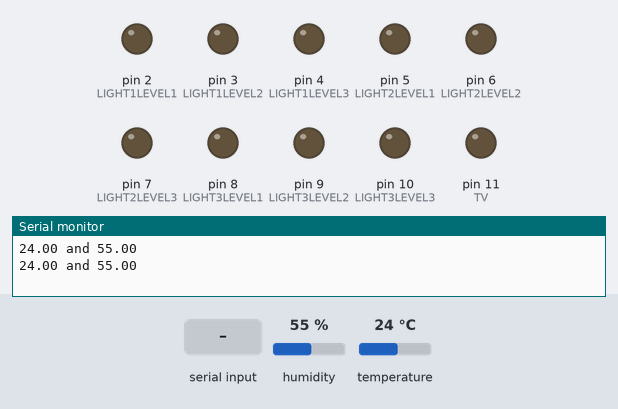
This sketch was run on a simulated Arduino Uno, built with avr-gcc and run on an emulated ATmega328P. On the bench: output pins drawn as LEDs (lit = HIGH), the last lines printed to the serial monitor. Wiring (inferred from the names in the program): DHT11 sensor: data pin 12. Inputs (shaded band) come from the test bench; at power-on: humidity 55 %, temperature 24 °C. Pins used as bus, display or sensor lines are not drawn.

Above: at 1.2 s.
1.3 s: "1\n" received over Serial
At 3.0 s:
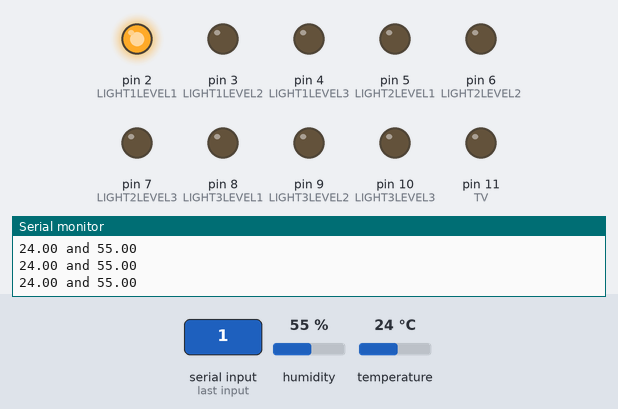
5.4 s: "2\n" received over Serial
At 7.4 s:
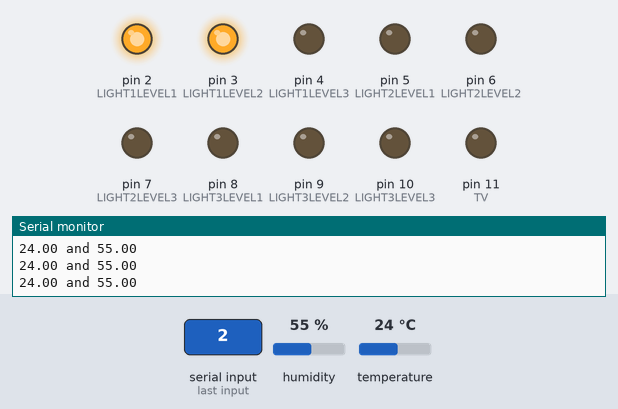
9.5 s: "3\n" received over Serial
At 10.5 s:
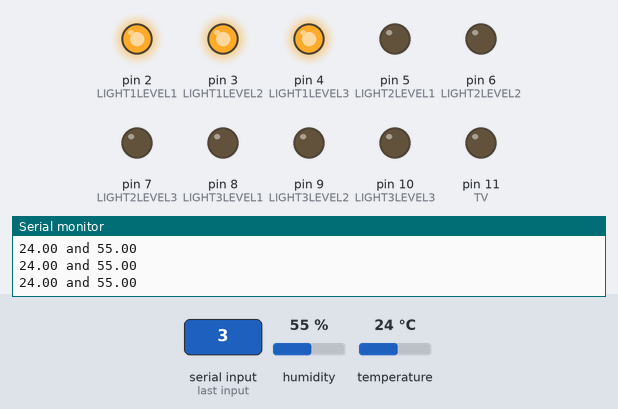
13.6 s: "5\n" received over Serial
At 14.9 s:
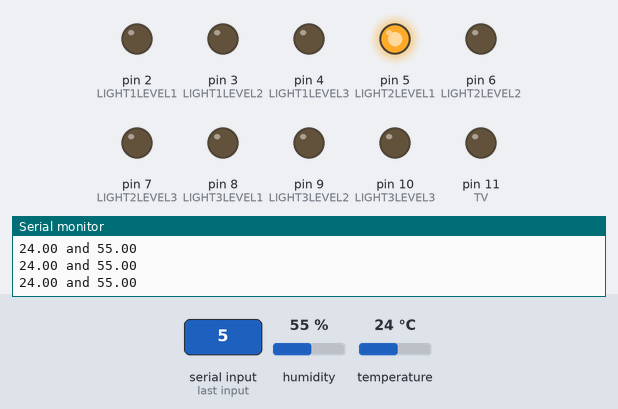
15.7 s: "1\n" received over Serial
At 17.0 s:
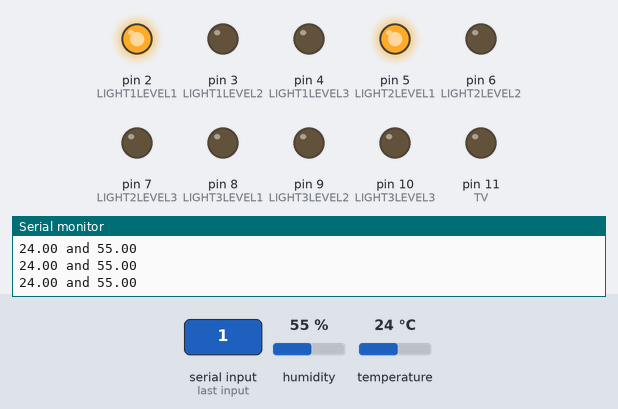
19.2 s: "4\n" received over Serial
At 20.1 s:
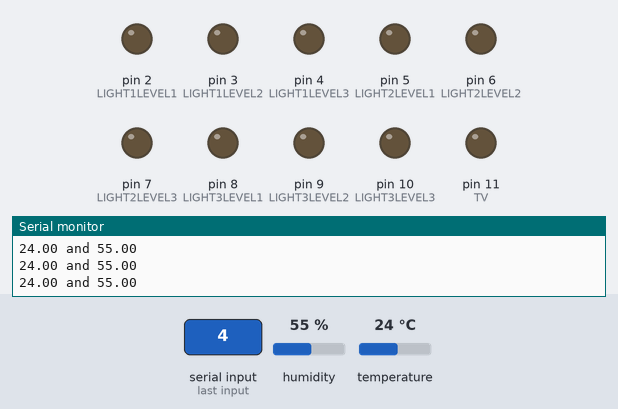
Timing chart, 0 to 22.2 s (numbered marks = the images above; inputs shaded):
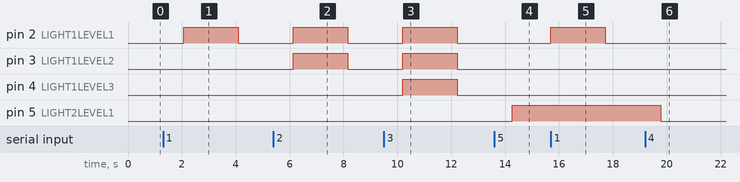

The sketch:

HomeMatic.ino
```cpp
  #include "dht.h"

dht DHT;
int curVal;

#define LIGHT1LEVEL1 2
#define LIGHT1LEVEL2 3
#define LIGHT1LEVEL3 4

#define LIGHT2LEVEL1 5
#define LIGHT2LEVEL2 6
#define LIGHT2LEVEL3 7

#define LIGHT3LEVEL1 8
#define LIGHT3LEVEL2 9
#define LIGHT3LEVEL3 10

#define TV 11

#define DHTPIN 12

void setup(){
  Serial.begin(9600);
  pinMode(LIGHT1LEVEL1,OUTPUT);
  pinMode(LIGHT1LEVEL2,OUTPUT);
  pinMode(LIGHT1LEVEL3,OUTPUT);

  pinMode(LIGHT2LEVEL1,OUTPUT);
  pinMode(LIGHT2LEVEL2,OUTPUT);
  pinMode(LIGHT2LEVEL3,OUTPUT);

  pinMode(LIGHT3LEVEL1,OUTPUT);
  pinMode(LIGHT3LEVEL2,OUTPUT);
  pinMode(LIGHT3LEVEL3,OUTPUT);

  pinMode(TV,OUTPUT);
  pinMode(DHTPIN,OUTPUT);

}

void loop()
{
  int chk = DHT.read11(DHTPIN);
  Serial.print(DHT.temperature);
  Serial.print(" and ");
  Serial.println(DHT.humidity);
  if (Serial.available() > 0)
  {
    curVal = Serial.parseInt();
  }
	switch (curVal)
	{
		case 0: digitalWrite(LIGHT1LEVEL1, LOW); // LIGHT 1 OFF
				digitalWrite(LIGHT1LEVEL2, LOW);
				digitalWrite(LIGHT1LEVEL3, LOW);
				break;
		case 1: digitalWrite(LIGHT1LEVEL1, HIGH); // LIGHT 1 LEVEL 1
        digitalWrite(LIGHT1LEVEL2, LOW);
        digitalWrite(LIGHT1LEVEL3, LOW);
				break;
		case 2: digitalWrite(LIGHT1LEVEL1, HIGH); // LIGHT 1 LEVEL 2
        digitalWrite(LIGHT1LEVEL2, HIGH);
        digitalWrite(LIGHT1LEVEL3, LOW);
				break;
		case 3:  digitalWrite(LIGHT1LEVEL1, HIGH); // LIGHT 1 LEVEL 3
        digitalWrite(LIGHT1LEVEL2, HIGH);
        digitalWrite(LIGHT1LEVEL3, HIGH);
				break;
		case 4: digitalWrite(LIGHT2LEVEL1, LOW); // LIGHT 2 OFF
				digitalWrite(LIGHT2LEVEL2, LOW);
				digitalWrite(LIGHT2LEVEL3, LOW);
				break;
		case 5: digitalWrite(LIGHT2LEVEL1, HIGH); // LIGHT 2 LEVEL 1
				digitalWrite(LIGHT2LEVEL2, LOW);
				digitalWrite(LIGHT2LEVEL3, LOW);
				break;
		case 6: digitalWrite(LIGHT2LEVEL1, HIGH); // LIGHT 2 LEVEL 2
        digitalWrite(LIGHT2LEVEL2, HIGH);
        digitalWrite(LIGHT2LEVEL3, LOW);
				break;
		case 7: digitalWrite(LIGHT2LEVEL1, HIGH); // LIGHT 2 LEVEL 3
        digitalWrite(LIGHT2LEVEL2, HIGH);
        digitalWrite(LIGHT2LEVEL3, HIGH);
				break;
		case 8: digitalWrite(LIGHT3LEVEL1, LOW); // ALL LIGHT 3 LOW
        digitalWrite(LIGHT3LEVEL2, LOW);
        digitalWrite(LIGHT3LEVEL3, LOW);;
				break;
		case 9: digitalWrite(LIGHT3LEVEL1, HIGH); // LIGHT 3 LEVEL 1
				digitalWrite(LIGHT3LEVEL2, LOW);
				digitalWrite(LIGHT3LEVEL3, LOW);
				break;
		case 10: digitalWrite(LIGHT3LEVEL1, HIGH); // LIGHT 3 LEVEL 2
				digitalWrite(LIGHT3LEVEL2, HIGH);
				digitalWrite(LIGHT3LEVEL3, LOW);
				break;
		case 11: digitalWrite(LIGHT3LEVEL1, HIGH); // LIGHT 3 LEVEL 3
				digitalWrite(LIGHT3LEVEL2, HIGH);
				digitalWrite(LIGHT3LEVEL3, HIGH);
				break;
		case 12: digitalWrite(TV, HIGH); // TV HIGH
				 break;
		case 13: digitalWrite(TV, LOW);  // TV LOW
	}

  delay(1000);


}
```

dht.cpp
```cpp
//
//    FILE: dht.cpp
//  AUTHOR: Rob Tillaart
// VERSION: 0.1.14
// PURPOSE: DHT Temperature & Humidity Sensor library for Arduino
//     URL: http://arduino.cc/playground/Main/DHTLib
//
// HISTORY:
// 0.1.14 replace digital read with faster (~3x) code => more robust low MHz machines.
// 0.1.13 fix negative temperature
// 0.1.12 support DHT33 and DHT44 initial version
// 0.1.11 renamed DHTLIB_TIMEOUT
// 0.1.10 optimized faster WAKEUP + TIMEOUT
// 0.1.09 optimize size: timeout check + use of mask
// 0.1.08 added formula for timeout based upon clockspeed
// 0.1.07 added support for DHT21
// 0.1.06 minimize footprint (2012-12-27)
// 0.1.05 fixed negative temperature bug (thanks to Roseman)
// 0.1.04 improved readability of code using DHTLIB_OK in code
// 0.1.03 added error values for temp and humidity when read failed
// 0.1.02 added error codes
// 0.1.01 added support for Arduino 1.0, fixed typos (31/12/2011)
// 0.1.00 by Rob Tillaart (01/04/2011)
//
// inspired by DHT11 library
//
// Released to the public domain
//

#include "dht.h"

/////////////////////////////////////////////////////
//
// PUBLIC
//

// return values:
// DHTLIB_OK
// DHTLIB_ERROR_CHECKSUM
// DHTLIB_ERROR_TIMEOUT
int dht::read11(uint8_t pin)
{
    // READ VALUES
    int rv = _readSensor(pin, DHTLIB_DHT11_WAKEUP);
    if (rv != DHTLIB_OK)
    {
        humidity    = DHTLIB_INVALID_VALUE; // invalid value, or is NaN prefered?
        temperature = DHTLIB_INVALID_VALUE; // invalid value
        return rv;
    }

    // CONVERT AND STORE
    humidity    = bits[0];  // bits[1] == 0;
    temperature = bits[2];  // bits[3] == 0;

    // TEST CHECKSUM
    // bits[1] && bits[3] both 0
    uint8_t sum = bits[0] + bits[2];
    if (bits[4] != sum) return DHTLIB_ERROR_CHECKSUM;

    return DHTLIB_OK;
}


// return values:
// DHTLIB_OK
// DHTLIB_ERROR_CHECKSUM
// DHTLIB_ERROR_TIMEOUT
int dht::read(uint8_t pin)
{
    // READ VALUES
    int rv = _readSensor(pin, DHTLIB_DHT_WAKEUP);
    if (rv != DHTLIB_OK)
    {
        humidity    = DHTLIB_INVALID_VALUE;  // invalid value, or is NaN prefered?
        temperature = DHTLIB_INVALID_VALUE;  // invalid value
        return rv; // propagate error value
    }

    // CONVERT AND STORE
    humidity = word(bits[0], bits[1]) * 0.1;
    temperature = word(bits[2] & 0x7F, bits[3]) * 0.1;
    if (bits[2] & 0x80)  // negative temperature
    {
        temperature = -temperature;
    }

    // TEST CHECKSUM
    uint8_t sum = bits[0] + bits[1] + bits[2] + bits[3];
    if (bits[4] != sum)
    {
        return DHTLIB_ERROR_CHECKSUM;
    }
    return DHTLIB_OK;
}

/////////////////////////////////////////////////////
//
// PRIVATE
//

// return values:
// DHTLIB_OK
// DHTLIB_ERROR_TIMEOUT
int dht::_readSensor(uint8_t pin, uint8_t wakeupDelay)
{
    // INIT BUFFERVAR TO RECEIVE DATA
    uint8_t mask = 128;
    uint8_t idx = 0;

    // replace digitalRead() with Direct Port Reads.
    // reduces footprint ~100 bytes => portability issue?
    // direct port read is about 3x faster
	uint8_t bit = digitalPinToBitMask(pin);
	uint8_t port = digitalPinToPort(pin);
    volatile uint8_t *PIR = portInputRegister(port);

    // EMPTY BUFFER
    for (uint8_t i = 0; i < 5; i++) bits[i] = 0;

    // REQUEST SAMPLE
    pinMode(pin, OUTPUT);
    digitalWrite(pin, LOW); // T-be
    delay(wakeupDelay);
    digitalWrite(pin, HIGH);   // T-go
    delayMicroseconds(40);
    pinMode(pin, INPUT);

    // GET ACKNOWLEDGE or TIMEOUT
    uint16_t loopCntLOW = DHTLIB_TIMEOUT;
    while ((*PIR & bit) == LOW )  // T-rel
    {
        if (--loopCntLOW == 0) return DHTLIB_ERROR_TIMEOUT;
    }

    uint16_t loopCntHIGH = DHTLIB_TIMEOUT;
    while ((*PIR & bit) != LOW )  // T-reh
    {
        if (--loopCntHIGH == 0) return DHTLIB_ERROR_TIMEOUT;
    }

    // READ THE OUTPUT - 40 BITS => 5 BYTES
    for (uint8_t i = 40; i != 0; i--)
    {
        loopCntLOW = DHTLIB_TIMEOUT;
        while ((*PIR & bit) == LOW )
        {
            if (--loopCntLOW == 0) return DHTLIB_ERROR_TIMEOUT;
        }

        uint32_t t = micros();

        loopCntHIGH = DHTLIB_TIMEOUT;
        while ((*PIR & bit) != LOW )
        {
            if (--loopCntHIGH == 0) return DHTLIB_ERROR_TIMEOUT;
        }

        if ((micros() - t) > 40)
        {
            bits[idx] |= mask;
        }
        mask >>= 1;
        if (mask == 0)   // next byte?
        {
            mask = 128;
            idx++;
        }
    }
    pinMode(pin, OUTPUT);
    digitalWrite(pin, HIGH);

    return DHTLIB_OK;
}
//
// END OF FILE
//
```

dht.h
```cpp
//
//    FILE: dht.h
//  AUTHOR: Rob Tillaart
// VERSION: 0.1.14
// PURPOSE: DHT Temperature & Humidity Sensor library for Arduino
//     URL: http://arduino.cc/playground/Main/DHTLib
//
// HISTORY:
// see dht.cpp file
//

#ifndef dht_h
#define dht_h

#if ARDUINO < 100
#include <WProgram.h>
#else
#include <Arduino.h>
#endif

#define DHT_LIB_VERSION "0.1.14"

#define DHTLIB_OK                0
#define DHTLIB_ERROR_CHECKSUM   -1
#define DHTLIB_ERROR_TIMEOUT    -2
#define DHTLIB_INVALID_VALUE    -999

#define DHTLIB_DHT11_WAKEUP     18
#define DHTLIB_DHT_WAKEUP       1

// max timeout is 100 usec.
// For a 16 Mhz proc 100 usec is 1600 clock cycles
// loops using DHTLIB_TIMEOUT use at least 4 clock cycli
// so 100 us takes max 400 loops
// so by dividing F_CPU by 40000 we "fail" as fast as possible
#define DHTLIB_TIMEOUT (F_CPU/40000)

class dht
{
public:
    // return values:
    // DHTLIB_OK
    // DHTLIB_ERROR_CHECKSUM
    // DHTLIB_ERROR_TIMEOUT
    int read11(uint8_t pin);
    int read(uint8_t pin);

    inline int read21(uint8_t pin) { return read(pin); };
    inline int read22(uint8_t pin) { return read(pin); };
    inline int read33(uint8_t pin) { return read(pin); };
    inline int read44(uint8_t pin) { return read(pin); };

    double humidity;
    double temperature;

private:
    uint8_t bits[5];  // buffer to receive data
    int _readSensor(uint8_t pin, uint8_t wakeupDelay);
};
#endif
//
// END OF FILE
//
```

Measured:
- after the input at 1.3 s, pin 2 (LIGHT1LEVEL1): LOW → HIGH after 0.77 s, → LOW 2.0 s later
- after the input at 5.4 s, pin 2 (LIGHT1LEVEL1), pin 3 (LIGHT1LEVEL2): LOW → HIGH after 0.74 s, → LOW 2.0 s later
- after the input at 9.5 s, pin 2 (LIGHT1LEVEL1), pin 3 (LIGHT1LEVEL2), pin 4 (LIGHT1LEVEL3): LOW → HIGH after 0.70 s, → LOW 2.0 s later
- after the input at 13.6 s, pin 5 (LIGHT2LEVEL1): LOW → HIGH after 0.67 s
- after the input at 15.7 s, pin 2 (LIGHT1LEVEL1): LOW → HIGH at once, → LOW 2.0 s later
- after the input at 19.2 s, pin 5 (LIGHT2LEVEL1): HIGH → LOW after 0.57 s
